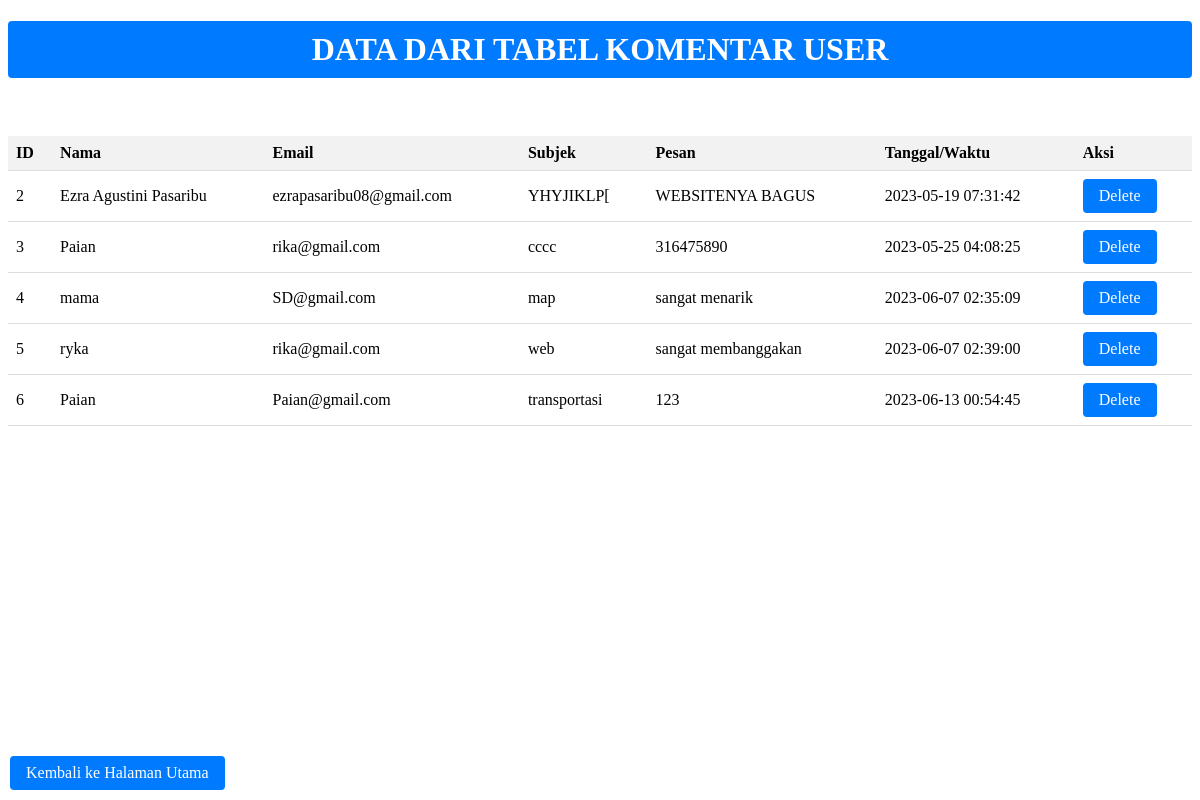
Screenshot of /admin/tb_Komentar.php with the database file from the repository.
### tables this page shows
CREATE TABLE `kontak` (
  `id` int(11) NOT NULL,
  `nama` varchar(50) NOT NULL,
  `email` varchar(50) NOT NULL,
  `subjek` varchar(100) NOT NULL,
  `pesan` text NOT NULL,
  `tanggal_waktu` timestamp NOT NULL DEFAULT current_timestamp()
);

### admin/tb_Komentar.php (the view, shortened to what this page needs)
<!DOCTYPE html>
<html>
<head>
</head>
<body>
    <?php
    $server = "localhost";
    $user = "root";
    $password = "";
    $database = "go_map";
    $db = mysqli_connect($server, $user, $password, $database);
    $query_kontak = "SELECT `id`, `nama`, `email`, `subjek`, `pesan`, `tanggal_waktu` FROM `kontak`";
    $result_kontak = mysqli_query($db, $query_kontak);
    echo "<h1>Data dari tabel Komentar User</h1><br><br>";
    if (mysqli_num_rows($result_kontak) > 0) {
        echo "<table>";
        echo "<tr><th>ID</th><th>Nama</th><th>Email</th><th>Subjek</th><th>Pesan</th><th>Tanggal/Waktu</th><th>Aksi</th></tr>";
        while ($row = mysqli_fetch_assoc($result_kontak)) {
            echo "<tr>";
            echo "<td>" . $row['id'] . "</td>";
            echo "<td>" . $row['nama'] . "</td>";
            echo "<td>" . $row['email'] . "</td>";
            echo "<td>" . $row['subjek'] . "</td>";
            echo "<td>" . $row['pesan'] . "</td>";
            echo "<td>" . $row['tanggal_waktu'] . "</td>";
            echo "<td><a href='?delete_id=" . $row['id'] . "' class='button'>Delete</a></td>";
            echo "</tr>";
        }
        echo "</table>";
    } else {
        echo "Tidak ada data yang ditemukan.";
    }
    ?>
    <a href="home.php" class="back-button">Kembali ke Halaman Utama</a>
</body>
</html>

### admin/tb_Komentar.php (style rules this page uses)
h1 { padding: 10px; background-color: #007bff; color: #fff; text-align: center; border-radius: 4px; text-transform: uppercase; }
table { border-collapse: collapse; width: 100%; }
th, td { padding: 8px; text-align: left; border-bottom: 1px solid #ddd; }
th { background-color: #f2f2f2; }
.button { display: inline-block; padding: 8px 16px; background-color: #007bff; color: #fff; text-decoration: none; border-radius: 4px; }
.back-button { position: fixed; left: 10px; bottom: 10px; padding: 8px 16px; background-color: #007bff; color: #fff; text-decoration: none; border-radius: 4px; z-index: 9999; }

### rows the page displays
kontak: id "2", nama "Ezra Agustini Pasaribu", email "ezrapasaribu08@gmail.com", subjek "YHYJIKLP[", pesan "WEBSITENYA BAGUS", tanggal_waktu "2023-05-19 07:31:42"
kontak: id "3", nama "Paian", email "rika@gmail.com", subjek "cccc", pesan "316475890", tanggal_waktu "2023-05-25 04:08:25"
kontak: id "4", nama "mama", email "SD@gmail.com", subjek "map", pesan "sangat menarik", tanggal_waktu "2023-06-07 02:35:09"
kontak: id "5", nama "ryka", email "rika@gmail.com", subjek "web", pesan "sangat membanggakan", tanggal_waktu "2023-06-07 02:39:00"
kontak: id "6", nama "Paian", email "Paian@gmail.com", subjek "transportasi", pesan "123", tanggal_waktu "2023-06-13 00:54:45"
